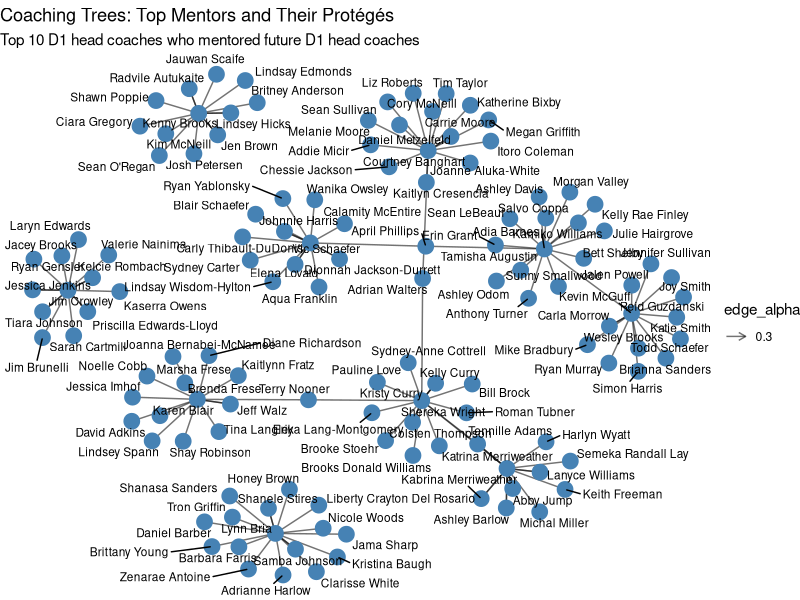
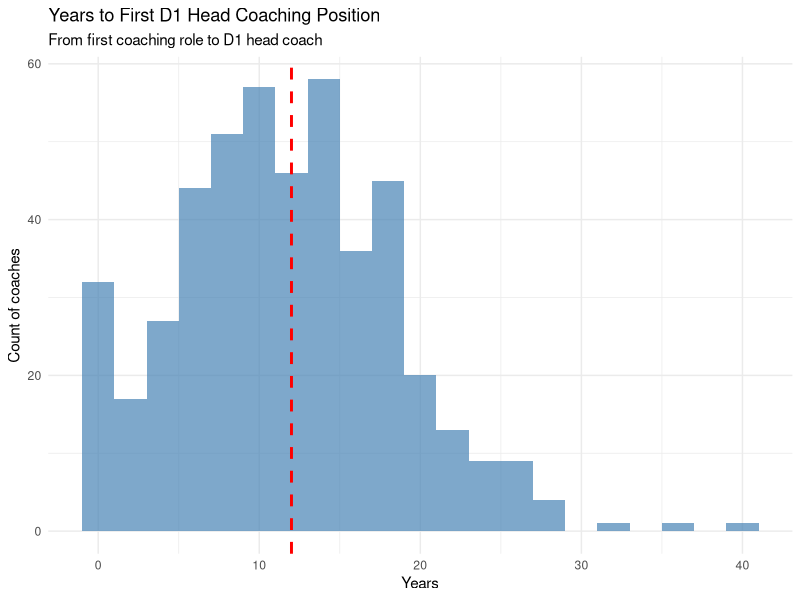

Recreate these plots in R, in order.
## ---- chunk 1
knitr::opts_chunk$set(echo = TRUE, message = FALSE, warning = FALSE)
library(tidyverse)
library(igraph)
library(ggraph)
library(tidygraph)
library(lubridate)
## ---- chunk 2
coaching <- read_csv("coaches_with_history.csv")


cat("\nDataset summary:\n")
cat("Total records:", nrow(coaching), "\n")
cat("Unique coaches:", n_distinct(coaching$coach), "\n")
cat("Unique schools:", n_distinct(coaching$college), "\n")
cat("Division I records:", sum(coaching$division == "I", na.rm = TRUE), "\n")
## ---- chunk 3
# Option A: Only D1 head coaches (current setting)
# Option B: All NCAA head coaches (remove division filter)
# Option C: D1 + D2 only (division %in% c("I", "II"))

d1_head_coaches <- coaching |>
  distinct(coach) |>
  pull(coach)

cat("Number of head coaches identified:", length(d1_head_coaches), "\n")
## ---- chunk 4
# Find their previous positions (before becoming head coach)
future_hc_positions <- coaching |>
  filter(coach %in% d1_head_coaches, position_title_standardized != 'Head Coach') |>
  arrange(coach, start_year) |>
  group_by(coach) |>
  mutate(
    is_head_coach = position_title_standardized == "Head Coach",
    first_hc_year = min(start_year[is_head_coach], na.rm = TRUE),
    before_hc = start_year < first_hc_year | is.na(first_hc_year)
  ) |>
  ungroup() 

cat("Total positions held by future head coaches:", nrow(future_hc_positions), "\n")
## ---- chunk 5

future_hc_positions |> 
  filter(college_clean == "Virginia Commonwealth") |> distinct(coach)

# STUDENT DECISION: Modify the division filter
# Current: Only counting D1 positions
# Alternative: Remove division filter to count all positions

hc_production_schools <- future_hc_positions |>
  group_by(college_clean, position_title_standardized) |>
  summarize(
    future_hcs = n_distinct(coach),
    .groups = "drop"
  ) |>
  arrange(desc(future_hcs))

cat("\nTop 20 D1 schools producing future head coaches (all positions):\n")
hc_production_schools |>
  group_by(college_clean) |>
  summarize(total_future_hcs = sum(future_hcs), .groups = "drop") |>
  arrange(desc(total_future_hcs)) |>
  head(20) |>
  print(n = 20)
## ---- chunk 6
cat("\n\nTop schools by position type:\n")
hc_production_schools |>
  filter(position_title_standardized %in% c("Assistant Coach", "Associate Head Coach")) |>
  group_by(position_title_standardized) |>
  slice_max(future_hcs, n = 10) |>
  arrange(position_title_standardized, desc(future_hcs))
## ---- chunk 7
MIN_POSITIONS <- 1  # CHANGE THIS NUMBER (try 2, 3, or keep at 1)

# Sequence of positions before becoming head coach
career_sequences <- future_hc_positions |>
  filter(before_hc, division == "I") |>
  arrange(coach, start_year) |>
  group_by(coach) |>
  summarize(
    positions_held = list(position_title_standardized),
    n_positions = n(),
    final_position = last(position_title_standardized),
    .groups = "drop"
  ) |>
  filter(n_positions >= MIN_POSITIONS)  # APPLIES YOUR THRESHOLD

cat("Coaches meeting threshold:", nrow(career_sequences), "\n")

cat("\nMost common final position before becoming D1 head coach:\n")
career_sequences |>
  count(final_position, sort = TRUE) |>
  mutate(pct = n / sum(n) * 100) |>
  head(10)

# Average number of positions held before head coach role
cat("\n\nAverage D1 positions held before becoming head coach:",
    round(mean(career_sequences$n_positions, na.rm = TRUE), 1))
## ---- chunk 8
# How many positions should we examine?
PATHWAY_LENGTH <- 3  # CHANGE THIS (2, 3, 4, or 5)

cat("\n\nCommon", PATHWAY_LENGTH, "-position pathways to head coach:\n")
career_sequences |>
  filter(n_positions == PATHWAY_LENGTH) |>
  mutate(pathway = map_chr(positions_held, ~paste(.x, collapse = " → "))) |>
  count(pathway, sort = TRUE) |>
  head(15) |>
  print(n = 15)
## ---- chunk 9
# Set minimum overlap threshold
MIN_OVERLAP_YEARS <- 1  # CHANGE THIS (0 = any overlap, 1, 2, 3 for stricter definition)

# Create edges: assistant coaches who worked under head coaches
coaching_relationships <- coaching |>
  filter(division == "I") |>
  select(coach, college_clean, position_title_standardized, start_year, end_year) |>
  # For each school/timeframe, find head coaches
  left_join(
    coaching |>
      filter(division == "I", position_title_standardized == "Head Coach") |>
      select(hc_name = coach, college_clean, 
             hc_start = start_year, hc_end = end_year),
    by = "college_clean",
    relationship = "many-to-many"
  ) |>
  # Keep only overlapping tenures (assistant worked under this head coach)
  filter(
    !is.na(hc_start),
    coach != hc_name,
    position_title_standardized %in% c("Assistant Coach", "Associate Head Coach"),
    # Check for time overlap
    start_year <= coalesce(hc_end, 2025),
    coalesce(end_year, 2025) >= hc_start
  ) |>
  # STUDENT DECISION: Add minimum overlap requirement
  mutate(
    overlap_years = pmin(coalesce(end_year, 2025), coalesce(hc_end, 2025)) - 
                    pmax(start_year, hc_start)
  ) |>
  filter(overlap_years >= MIN_OVERLAP_YEARS) |>  # APPLIES YOUR THRESHOLD
  distinct(coach, hc_name, college_clean)

cat("Coaching relationships identified:", nrow(coaching_relationships), "\n")
## ---- chunk 10
# Most prolific mentors (head coaches who produced assistants who became HCs)
prolific_mentors <- coaching_relationships |>
  filter(coach %in% d1_head_coaches) |>
  count(hc_name, sort = TRUE) |>
  rename(mentor = hc_name, proteges_who_became_hc = n)

cat("\nTop 20 mentors (head coaches whose assistants became D1 head coaches):\n")
print(prolific_mentors |> head(20), n = 20)
## ---- chunk 11
# Number of top mentors to visualize
N_MENTORS_TO_SHOW <- 10  # CHANGE THIS (try 10, 15, 20, or 25)

# Create network of top mentors (for visualization clarity)
top_mentors <- prolific_mentors |>
  head(N_MENTORS_TO_SHOW) |>
  pull(mentor)

network_edges <- coaching_relationships |>
  filter(
    hc_name %in% top_mentors,
    coach %in% d1_head_coaches
  ) |>
  select(from = hc_name, to = coach, school = college_clean)

# Build network graph
coaching_network <- as_tbl_graph(network_edges, directed = TRUE)

# Plot
ggraph(coaching_network, layout = 'fr') +
  geom_edge_link(aes(alpha = 0.3), arrow = arrow(length = unit(2, 'mm'))) +
  geom_node_point(size = 5, color = "steelblue") +
  geom_node_text(aes(label = name), repel = TRUE, size = 3) +
  theme_void() +
  labs(
    title = "Coaching Trees: Top Mentors and Their Protégés",
    subtitle = paste("Top", N_MENTORS_TO_SHOW, "D1 head coaches who mentored future D1 head coaches")
  )
## ---- chunk 12
# Track coach movement between schools
coach_movements <- coaching |>
  filter(division == "I") |>
  arrange(coach, start_year) |>
  group_by(coach) |>
  mutate(
    next_school = lead(college_clean),
    next_position = lead(position_title_standardized),
    next_start = lead(start_year)
  ) |>
  filter(!is.na(next_school), college_clean != next_school) |>
  ungroup()

# Most common school-to-school transitions
cat("\nTop 30 school-to-school coaching pipelines:\n")
coach_movements |>
  count(college_clean, next_school, sort = TRUE) |>
  rename(from_school = college_clean, to_school = next_school, coaches = n) |>
  head(30) |>
  print(n = 30)
## ---- chunk 13
# Schools that "export" coaches to D1 head coaching jobs
coach_exports <- coach_movements |>
  filter(next_position == "Head Coach") |>
  count(college_clean, sort = TRUE) |>
  rename(school = college_clean, coaches_to_hc = n)

cat("\n\nTop 20 schools that export coaches to D1 head coaching positions:\n")
print(coach_exports |> head(20), n = 20)
## ---- chunk 14
# Define which conferences to highlight
# Option A: Analyze all conferences (current)
# Option B: Create a "Power 5" vs "Mid-Major" vs "Small" grouping
# Option C: Focus only on specific conferences

# Conferences producing future head coaches
conference_production <- future_hc_positions |>
  filter(before_hc, division == "I") |>
  count(conference, position_title_standardized) |>
  arrange(desc(n))

cat("\nTop conferences producing future D1 head coaches:\n")
conference_production |>
  group_by(conference) |>
  summarize(total = sum(n), .groups = "drop") |>
  arrange(desc(total)) |>
  head(15) |>
  print(n = 15)
## ---- chunk 15
# Conference loyalty: coaches who stay within conference
conference_loyalty <- coach_movements |>
  left_join(
    coaching |> 
      filter(division == "I") |>
      select(coach, college_clean, conference),
    by = c("next_school" = "college_clean", "coach" = "coach"),
    relationship = "many-to-many"
  ) |>
  filter(!is.na(conference.x), !is.na(conference.y)) |>
  mutate(same_conference = conference.x == conference.y) |>
  group_by(conference.x) |>
  summarize(
    total_moves = n(),
    same_conference_moves = sum(same_conference),
    loyalty_rate = same_conference_moves / total_moves * 100,
    .groups = "drop"
  ) |>
  arrange(desc(loyalty_rate))

cat("\n\nConference retention rates (coaches staying within conference):\n")
print(conference_loyalty |> head(15), n = 15)
## ---- chunk 16
# Filter on category
# Current: All positions included
# Alternative: Add filter like "category == 'College'" to exclude high school, etc.

time_to_hc <- coaching |>
  filter(coach %in% d1_head_coaches) |>
  # filter(category == "College") |>  # UNCOMMENT THIS LINE TO EXCLUDE NON-COLLEGE
  arrange(coach, start_year) |>
  group_by(coach) |>
  summarize(
    first_position_year = min(start_year, na.rm = TRUE),
    first_hc_year = min(start_year[position_title_standardized == "Head Coach" & 
                                     division == "I"], na.rm = TRUE),
    years_to_hc = first_hc_year - first_position_year,
    .groups = "drop"
  ) |>
  filter(is.finite(years_to_hc), years_to_hc >= 0)

cat("\nTime to D1 head coach position:\n")
cat("Mean:", round(mean(time_to_hc$years_to_hc, na.rm = TRUE), 1), "years\n")
cat("Median:", median(time_to_hc$years_to_hc, na.rm = TRUE), "years\n")
cat("Min:", min(time_to_hc$years_to_hc, na.rm = TRUE), "years\n")
cat("Max:", max(time_to_hc$years_to_hc, na.rm = TRUE), "years\n")

# Distribution
ggplot(time_to_hc, aes(x = years_to_hc)) +
  geom_histogram(binwidth = 2, fill = "steelblue", alpha = 0.7) +
  geom_vline(xintercept = median(time_to_hc$years_to_hc, na.rm = TRUE), 
             linetype = "dashed", color = "red", size = 1) +
  labs(
    title = "Years to First D1 Head Coaching Position",
    subtitle = "From first coaching role to D1 head coach",
    x = "Years",
    y = "Count of coaches"
  ) +
  theme_minimal()
## ---- chunk 17
# Modify this list of top programs
# Consider: recent success, historical success, resources, national profile

top_programs <- c("UConn", "Tennessee", "Stanford", "Notre Dame", "Baylor",
                  "South Carolina", "LSU", "Texas", "Duke", "UCLA",
                  "Louisville", "Maryland", "Ohio St.", "Iowa", "North Carolina")
# ADD OR REMOVE SCHOOLS AS YOU SEE FIT

cat("Analyzing", length(top_programs), "programs\n")

# Assistant coaches from top programs who became head coaches
finishing_school_analysis <- future_hc_positions |>
  filter(
    before_hc,
    division == "I",
    college_clean %in% top_programs,
    position_title_standardized %in% c("Assistant Coach", "Associate Head Coach")
  ) |>
  group_by(college_clean) |>
  summarize(
    future_head_coaches = n_distinct(coach),
    .groups = "drop"
  ) |>
  arrange(desc(future_head_coaches))

cat("\n'Finishing schools' - top programs producing future head coaches:\n")
print(finishing_school_analysis, n = Inf)

# Average years spent at top program before becoming HC
years_at_top_programs <- future_hc_positions |>
  filter(
    before_hc,
    division == "I",
    college_clean %in% top_programs,
    position_title_standardized %in% c("Assistant Coach", "Associate Head Coach")
  ) |>
  mutate(years_at_school = coalesce(end_year, 2025) - start_year) |>
  group_by(college_clean) |>
  summarize(
    avg_years = mean(years_at_school, na.rm = TRUE),
    .groups = "drop"
  ) |>
  arrange(desc(avg_years))

cat("\n\nAverage years spent at top programs (for future HCs):\n")
print(years_at_top_programs, n = Inf)
## ---- chunk 18
# Head coaches who left for another D1 head coaching job
stepping_stone_moves <- coaching |>
  filter(division == "I", position_title_standardized == "Head Coach") |>
  arrange(coach, start_year) |>
  group_by(coach) |>
  mutate(
    next_school = lead(college_clean),
    next_position = lead(position_title_standardized),
    moved_to_hc = next_position == "Head Coach" & !is.na(next_school)
  ) |>
  filter(moved_to_hc) |>
  ungroup()

cat("\nSchools most commonly serving as stepping stones (HC → HC moves):\n")
stepping_stone_moves |>
  count(college_clean, sort = TRUE) |>
  rename(school = college_clean, hc_departures = n) |>
  head(20) |>
  print(n = 20)

# Most common destination schools
cat("\n\nMost common destination schools for head coaches:\n")
stepping_stone_moves |>
  count(next_school, sort = TRUE) |>
  rename(destination = next_school, hc_arrivals = n) |>
  head(20) |>
  print(n = 20)
## ---- chunk 19
# Years spent in each position before moving up
position_duration <- coaching |>
  filter(division == "I") |>
  mutate(years_in_position = coalesce(end_year, 2025) - start_year) |>
  group_by(position_title_standardized) |>
  summarize(
    n_positions = n(),
    avg_duration = mean(years_in_position, na.rm = TRUE),
    median_duration = median(years_in_position, na.rm = TRUE),
    .groups = "drop"
  ) |>
  arrange(desc(n_positions))

cat("\nAverage years in each position type:\n")
print(position_duration, n = Inf)

# Promotion rates by position
promotions <- coaching |>
  filter(division == "I") |>
  arrange(coach, start_year) |>
  group_by(coach) |>
  mutate(
    next_position = lead(position_title_standardized),
    promoted = case_when(
      position_title_standardized == "Staff" & 
        next_position %in% c("Assistant Coach", "Associate Head Coach", "Head Coach") ~ TRUE,
      position_title_standardized == "Assistant Coach" & 
        next_position %in% c("Associate Head Coach", "Head Coach") ~ TRUE,
      position_title_standardized == "Associate Head Coach" & 
        next_position == "Head Coach" ~ TRUE,
      TRUE ~ FALSE
    )
  ) |>
  filter(!is.na(next_position)) |>
  group_by(position_title_standardized) |>
  summarize(
    total_moves = n(),
    promotions = sum(promoted),
    promotion_rate = promotions / total_moves * 100,
    .groups = "drop"
  ) |>
  arrange(desc(promotion_rate))

cat("\n\nPromotion rates by position:\n")
print(promotions, n = Inf)
